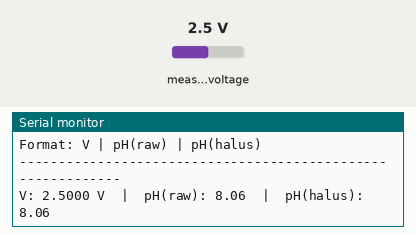
Simulated run of this sketch. Board: ESP32. On the bench: the last lines printed to the serial monitor. Inputs (shaded band) come from the test bench; at power-on: measured voltage 2.5 V.

Above: at 1.7 s.
1.8 s: measured voltage set to 0.1 V
At 3.0 s:
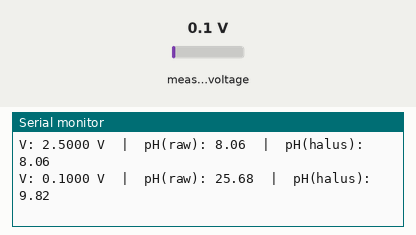
3.3 s: measured voltage set to 1.2 V
At 3.8 s:
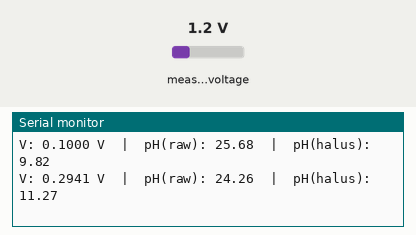
Timing chart, 0 to 6.3 s (numbered marks = the images above; inputs shaded):
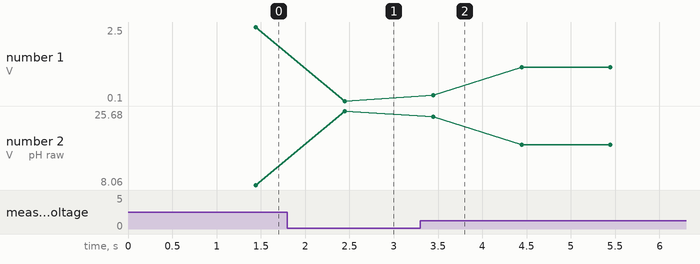

The sketch:

esp-01_phonly.ino
```cpp
/**
 * esp-01_phonly — TES ISOLASI #2 (tanpa WiFi, tanpa DS18B20)
 *
 * TUJUAN: setelah WiFi terbukti BUKAN penyebab, tes ini membuang DS18B20
 *         untuk melihat apakah pembacaan sensor suhu yang menggeser tegangan
 *         board pH (beban arus pada rel 3.3V).
 *
 * Ini menyisakan jalur baca pH esp-01 PERSIS (GAIN_ONE, trimmed-mean 31,
 * delay(6), EMA 0.1) tapi TANPA WiFi & TANPA baca suhu. Praktis = kalibrasi_ph
 * dengan kode baca esp-01.
 *
 * CARA PAKAI:
 *   1. Flash ke esp-01, celup ke buffer pH 9.18, tunggu ~30 dtk (EMA settle).
 *   2. Lihat kolom pH(halus):
 *      - ~9.13 (sama kalibrasi_ph) -> DS18B20 penyebabnya (beban rel 3.3V).
 *      - masih ~9.35              -> bukan DS18B20; sisa beda hanya delay(6vs8)
 *                                    -> lapor V & pH ke saya.
 */

#include <WiFi.h>
#include <Wire.h>
#include <Adafruit_ADS1X15.h>

// --- Konstanta kalibrasi pH (sama esp-01) ---
const float PH_SLOPE  = -7.341;  // m
const float PH_OFFSET = 26.415;  // b

const float EMA_ALPHA = 0.1;
float phEMA = NAN;

const int SAMPLE_INTERVAL_MS = 1000;

Adafruit_ADS1115 ads;
#define I2C_SDA     8
#define I2C_SCL     9
#define ADS_ADDR    0x48
#define PH_CHANNEL  0
const int PH_NUM_SAMPLES = 31;

unsigned long lastSample = 0;

void setup() {
  Serial.begin(115200);
  delay(500);
  Serial.println("==========================================");
  Serial.println("  esp-01 TES ISOLASI #2 - tanpa WiFi & DS18B20");
  Serial.println("==========================================");

  WiFi.disconnect(true);
  WiFi.mode(WIFI_OFF);
  Serial.println("[WiFi] OFF");
  Serial.println("[DS18B20] TIDAK dibaca (sengaja)");

  Wire.begin(I2C_SDA, I2C_SCL);
  if (!ads.begin(ADS_ADDR)) {
    Serial.println("[ADS1115] TIDAK TERDETEKSI! Cek wiring I2C & alamat.");
    while (1) delay(100);
  }
  ads.setGain(GAIN_ONE);
  Serial.println("[ADS1115] initialized.");
  Serial.println("Format: V | pH(raw) | pH(halus)");
  Serial.println("------------------------------------------------------------");
}

float readPHVoltage() {
  float v[PH_NUM_SAMPLES];
  for (int i = 0; i < PH_NUM_SAMPLES; i++) {
    v[i] = ads.computeVolts(ads.readADC_SingleEnded(PH_CHANNEL));
    delay(6);
  }
  for (int i = 1; i < PH_NUM_SAMPLES; i++) {
    float key = v[i]; int j = i - 1;
    while (j >= 0 && v[j] > key) { v[j + 1] = v[j]; j--; }
    v[j + 1] = key;
  }
  int lo = PH_NUM_SAMPLES / 4, hi = PH_NUM_SAMPLES - (PH_NUM_SAMPLES / 4);
  float sum = 0; int cnt = 0;
  for (int i = lo; i < hi; i++) { sum += v[i]; cnt++; }
  return sum / cnt;
}

void loop() {
  if (millis() - lastSample >= (unsigned long)SAMPLE_INTERVAL_MS) {
    lastSample = millis();

    float v  = readPHVoltage();
    float ph = PH_SLOPE * v + PH_OFFSET;
    if (isnan(phEMA)) phEMA = ph;
    else              phEMA = EMA_ALPHA * ph + (1.0 - EMA_ALPHA) * phEMA;

    Serial.printf("V: %.4f V  |  pH(raw): %.2f  |  pH(halus): %.2f\n",
                  v, ph, phEMA);
  }
  delay(5);
}
```

Measured:
- after the input at 1.8 s, the serial monitor: prints a new line after 0.64 s (image 1)
- after the input at 3.3 s, the serial monitor: prints a new line after 0.14 s (image 2)
- plotted number 1: 2.5 → 0.1 after the input at 1.8 s, 0.1 → 1.2 after the input at 3.3 s
- plotted number 2: 8.06 → 25.68 after the input at 1.8 s, 25.68 → 17.61 after the input at 3.3 s
